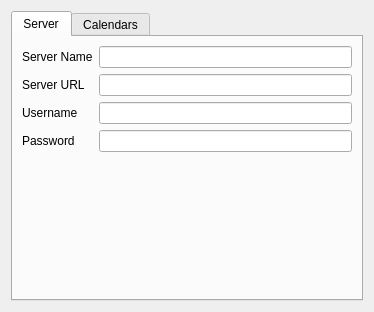
<?xml version="1.0" encoding="UTF-8"?>
<ui version="4.0">
 <class>EditServer</class>
 <widget class="QWidget" name="EditServer">
  <property name="geometry">
   <rect>
    <x>0</x>
    <y>0</y>
    <width>374</width>
    <height>312</height>
   </rect>
  </property>
  <property name="sizePolicy">
   <sizepolicy hsizetype="Expanding" vsizetype="Expanding">
    <horstretch>0</horstretch>
    <verstretch>0</verstretch>
   </sizepolicy>
  </property>
  <property name="windowTitle">
   <string>Form</string>
  </property>
  <property name="autoFillBackground">
   <bool>true</bool>
  </property>
  <layout class="QVBoxLayout" name="verticalLayout_2">
   <item>
    <widget class="QTabWidget" name="calendarTab">
     <property name="sizePolicy">
      <sizepolicy hsizetype="Expanding" vsizetype="Expanding">
       <horstretch>1</horstretch>
       <verstretch>1</verstretch>
      </sizepolicy>
     </property>
     <property name="currentIndex">
      <number>0</number>
     </property>
     <widget class="QWidget" name="Server">
      <property name="sizePolicy">
       <sizepolicy hsizetype="Expanding" vsizetype="Expanding">
        <horstretch>1</horstretch>
        <verstretch>1</verstretch>
       </sizepolicy>
      </property>
      <attribute name="title">
       <string>Server</string>
      </attribute>
      <layout class="QVBoxLayout" name="verticalLayout_3">
       <item>
        <layout class="QFormLayout" name="formLayout">
         <property name="sizeConstraint">
          <enum>QLayout::SetMaximumSize</enum>
         </property>
         <property name="fieldGrowthPolicy">
          <enum>QFormLayout::ExpandingFieldsGrow</enum>
         </property>
         <property name="rowWrapPolicy">
          <enum>QFormLayout::DontWrapRows</enum>
         </property>
         <property name="labelAlignment">
          <set>Qt::AlignLeading|Qt::AlignLeft|Qt::AlignVCenter</set>
         </property>
         <property name="formAlignment">
          <set>Qt::AlignRight|Qt::AlignTop|Qt::AlignTrailing</set>
         </property>
         <property name="horizontalSpacing">
          <number>6</number>
         </property>
         <item row="0" column="0">
          <widget class="QLabel" name="serverNameLabel">
           <property name="text">
            <string>Server Name</string>
           </property>
          </widget>
         </item>
         <item row="0" column="1">
          <widget class="QLineEdit" name="uiServerNameLine">
           <property name="sizePolicy">
            <sizepolicy hsizetype="Expanding" vsizetype="Fixed">
             <horstretch>1</horstretch>
             <verstretch>0</verstretch>
            </sizepolicy>
           </property>
          </widget>
         </item>
         <item row="1" column="0">
          <widget class="QLabel" name="serverUrlLabel">
           <property name="sizePolicy">
            <sizepolicy hsizetype="Minimum" vsizetype="Preferred">
             <horstretch>0</horstretch>
             <verstretch>0</verstretch>
            </sizepolicy>
           </property>
           <property name="text">
            <string>Server URL</string>
           </property>
          </widget>
         </item>
         <item row="1" column="1">
          <widget class="QLineEdit" name="uiServerAddressLine">
           <property name="sizePolicy">
            <sizepolicy hsizetype="Expanding" vsizetype="Fixed">
             <horstretch>1</horstretch>
             <verstretch>0</verstretch>
            </sizepolicy>
           </property>
          </widget>
         </item>
         <item row="2" column="0">
          <widget class="QLabel" name="usernameLabel">
           <property name="sizePolicy">
            <sizepolicy hsizetype="Minimum" vsizetype="Preferred">
             <horstretch>0</horstretch>
             <verstretch>0</verstretch>
            </sizepolicy>
           </property>
           <property name="text">
            <string>Username</string>
           </property>
          </widget>
         </item>
         <item row="2" column="1">
          <widget class="QLineEdit" name="uiUserNameLine">
           <property name="sizePolicy">
            <sizepolicy hsizetype="Expanding" vsizetype="Fixed">
             <horstretch>1</horstretch>
             <verstretch>0</verstretch>
            </sizepolicy>
           </property>
          </widget>
         </item>
         <item row="3" column="0">
          <widget class="QLabel" name="passwordLabel">
           <property name="sizePolicy">
            <sizepolicy hsizetype="Minimum" vsizetype="Preferred">
             <horstretch>0</horstretch>
             <verstretch>0</verstretch>
            </sizepolicy>
           </property>
           <property name="text">
            <string>Password</string>
           </property>
          </widget>
         </item>
         <item row="3" column="1">
          <widget class="QLineEdit" name="uiUserPassLine">
           <property name="sizePolicy">
            <sizepolicy hsizetype="Expanding" vsizetype="Fixed">
             <horstretch>1</horstretch>
             <verstretch>0</verstretch>
            </sizepolicy>
           </property>
           <property name="echoMode">
            <enum>QLineEdit::Password</enum>
           </property>
          </widget>
         </item>
        </layout>
       </item>
      </layout>
     </widget>
     <widget class="QWidget" name="Calendars">
      <property name="sizePolicy">
       <sizepolicy hsizetype="Expanding" vsizetype="Expanding">
        <horstretch>1</horstretch>
        <verstretch>1</verstretch>
       </sizepolicy>
      </property>
      <attribute name="title">
       <string>Calendars</string>
      </attribute>
      <layout class="QVBoxLayout" name="verticalLayout_4">
       <item>
        <layout class="QVBoxLayout" name="verticalLayout">
         <property name="sizeConstraint">
          <enum>QLayout::SetMaximumSize</enum>
         </property>
         <item>
          <widget class="QListWidget" name="uiCalendarList"/>
         </item>
         <item>
          <layout class="QHBoxLayout" name="horizontalLayout">
           <property name="sizeConstraint">
            <enum>QLayout::SetDefaultConstraint</enum>
           </property>
           <item>
            <widget class="QLineEdit" name="uiCalendarInput"/>
           </item>
           <item>
            <widget class="QPushButton" name="uiAddCalendar">
             <property name="text">
              <string>Add calendar</string>
             </property>
            </widget>
           </item>
          </layout>
         </item>
        </layout>
       </item>
      </layout>
     </widget>
    </widget>
   </item>
  </layout>
 </widget>
 <resources/>
 <connections/>
</ui>
